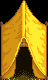

A level layout from a 2D game, rendered from its tile map. Below: a short description, then the map file with its tile-grid data intact:
An orthogonal 3x5 tile map with 16x16 px tiles, 4 tile layers (Back, Buildings, Front, AlwaysFront) and 2 objects (2x TileData).

<map version="1.2" tiledversion="1.2.4" orientation="orthogonal" renderorder="right-down" width="3" height="5" tilewidth="16" tileheight="16" infinite="0" nextlayerid="17" nextobjectid="3">
 <tileset firstgid="1" name="tentvanilla" tilewidth="16" tileheight="16" tilecount="20" columns="4">
  <image source="tentvanilla.png" width="64" height="80" />
 </tileset>
 <layer id="13" name="Back" width="3" height="5" opacity="0.9">
  <data encoding="csv">
0,0,0,
0,6,0,
0,10,0,
0,12,0,
0,18,0
</data>
 </layer>
 <objectgroup id="2" name="Back">
  <object id="1" name="TileData" x="16" y="64" width="16" height="16">
   <properties>
    <property name="Bed" value="t" />
   </properties>
  </object>
  <object id="2" name="TileData" x="16" y="48" width="16" height="16">
   <properties>
    <property name="Bed" value="t" />
    <property name="TouchAction" value="Sleep" />
   </properties>
  </object>
 </objectgroup>
 <layer id="14" name="Buildings" width="3" height="5">
  <data encoding="csv">
0,0,0,
5,6,7,
9,0,11,
13,0,15,
17,0,19
</data>
 </layer>
 <objectgroup id="4" name="Buildings" />
 <layer id="15" name="Front" width="3" height="5">
  <data encoding="csv">
0,0,0,
0,0,0,
0,0,0,
0,0,0,
0,0,0
</data>
 </layer>
 <objectgroup id="6" name="Front" />
 <layer id="16" name="AlwaysFront" width="3" height="5">
  <data encoding="csv">
1,2,3,
0,6,0,
0,10,0,
0,14,0,
0,0,0
</data>
 </layer>
</map>
